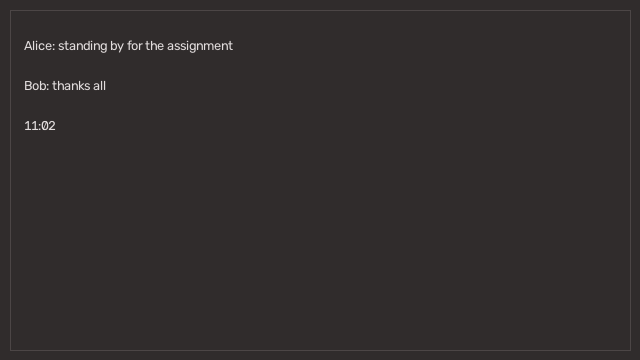
#> input picture tests/fixtures/chat_idle.png, 640 x 360 px
$ python -i preprocess.py   (imports and definitions only)
#> lines starting #> are read from the running program, lines starting #| are printed output that depends on the picture; after the words box and inside, x2 and y2 are one past the last pixel; in counts of white or black regions, pixels touching at a corner belong together
#> further down, picture is the input picture: shape (360, 640, 3); mean B, G, R 44.9, 44.9, 48.9
"""Frame preprocessing helpers for OCR robustness."""
from __future__ import annotations

import numpy as np


def upscale_small(image: np.ndarray, min_height: int = 480) -> np.ndarray:
#> called with min_height = 480
    import cv2

    h, w = image.shape[:2]
#> h = 360; w = 640
    if h >= min_height:
        return image
    scale = min_height / h
#> scale = 1.33
    return cv2.resize(image, (int(w * scale), min_height), interpolation=cv2.INTER_CUBIC)


def grayscale(image: np.ndarray) -> np.ndarray:
    import cv2

    return cv2.cvtColor(image, cv2.COLOR_BGR2GRAY) if image.ndim == 3 else image
#> returned value: shape (480, 853)


def denoise(image: np.ndarray) -> np.ndarray:
    import cv2

    return cv2.fastNlMeansDenoising(image, h=7)


def binarize(image_gray: np.ndarray) -> np.ndarray:
    import cv2

    return cv2.adaptiveThreshold(
        image_gray, 255, cv2.ADAPTIVE_THRESH_GAUSSIAN_C, cv2.THRESH_BINARY, 31, 15
    )
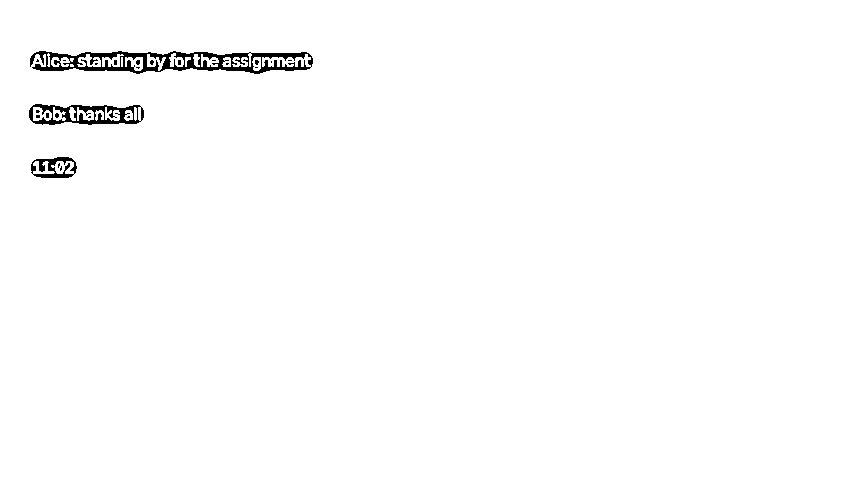
#> returned value: shape (480, 853); 98.8% white; 25 black regions (22 under 20 px), largest, box (x1, y1, x2, y2) and area: (30, 51, 313, 74) 2936, (29, 104, 144, 125) 1155, (31, 157, 77, 178) 487


def preprocess_for_ocr(image: np.ndarray) -> np.ndarray:
    """Upscale → grayscale → binarize. Keep conservative; PaddleOCR handles raw well."""
    img = upscale_small(image)
    g = grayscale(img)
    return binarize(g)

>>> import cv2
>>> picture = cv2.imread('../../tests/fixtures/chat_idle.png')
>>> result = preprocess_for_ocr(picture)
